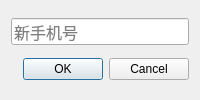
<?xml version="1.0" encoding="UTF-8"?>
<ui version="4.0">
 <class>DialogChangePhone</class>
 <widget class="QDialog" name="DialogChangePhone">
  <property name="geometry">
   <rect>
    <x>0</x>
    <y>0</y>
    <width>200</width>
    <height>100</height>
   </rect>
  </property>
  <property name="windowTitle">
   <string>更改手机号</string>
  </property>
  <layout class="QVBoxLayout" name="verticalLayout">
   <item>
    <widget class="QLineEdit" name="lineEditPhone">
     <property name="font">
      <font>
       <pointsize>12</pointsize>
      </font>
     </property>
     <property name="maxLength">
      <number>16</number>
     </property>
     <property name="placeholderText">
      <string>新手机号</string>
     </property>
    </widget>
   </item>
   <item>
    <widget class="QDialogButtonBox" name="buttonBox">
     <property name="orientation">
      <enum>Qt::Horizontal</enum>
     </property>
     <property name="standardButtons">
      <set>QDialogButtonBox::Cancel|QDialogButtonBox::Ok</set>
     </property>
    </widget>
   </item>
  </layout>
 </widget>
 <resources/>
 <connections>
  <connection>
   <sender>buttonBox</sender>
   <signal>accepted()</signal>
   <receiver>DialogChangePhone</receiver>
   <slot>accept()</slot>
   <hints>
    <hint type="sourcelabel">
     <x>248</x>
     <y>254</y>
    </hint>
    <hint type="destinationlabel">
     <x>157</x>
     <y>274</y>
    </hint>
   </hints>
  </connection>
  <connection>
   <sender>buttonBox</sender>
   <signal>rejected()</signal>
   <receiver>DialogChangePhone</receiver>
   <slot>reject()</slot>
   <hints>
    <hint type="sourcelabel">
     <x>316</x>
     <y>260</y>
    </hint>
    <hint type="destinationlabel">
     <x>286</x>
     <y>274</y>
    </hint>
   </hints>
  </connection>
 </connections>
</ui>
